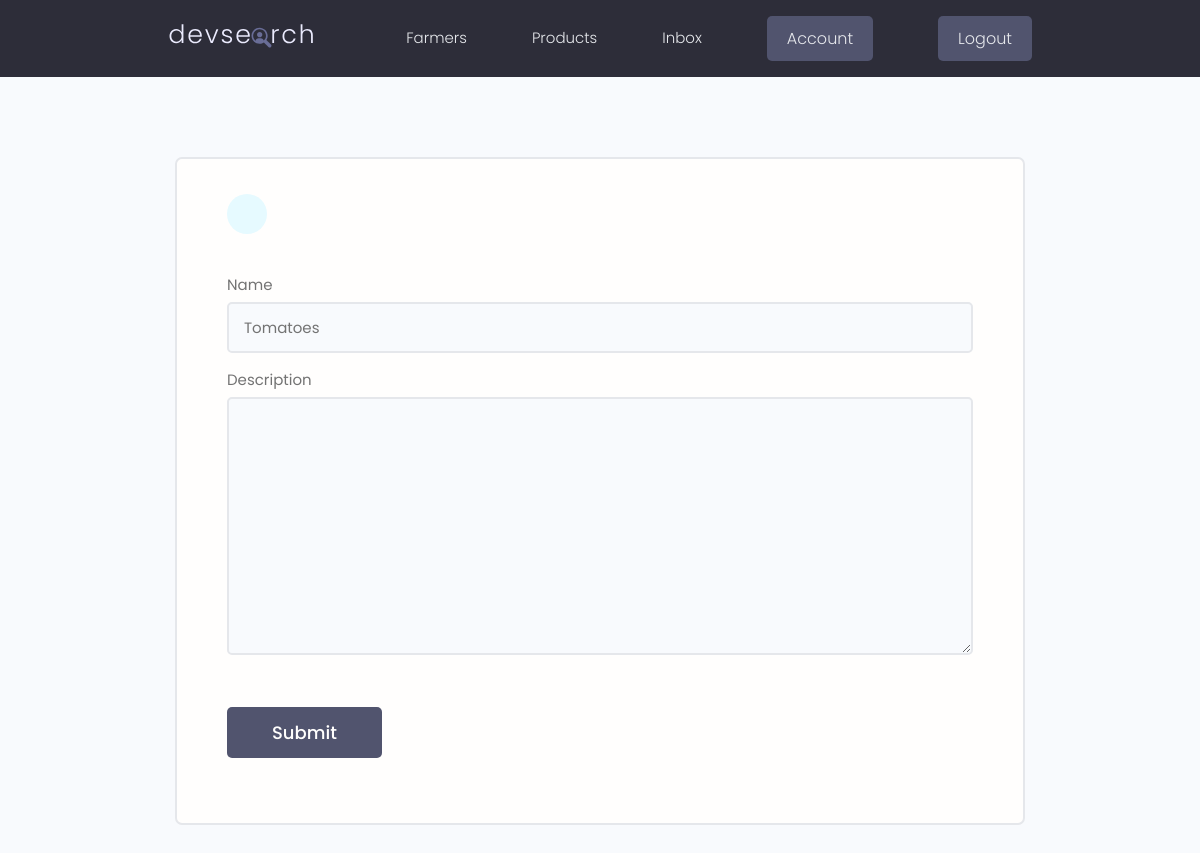
Before: /update-speciality/04800d912b94432d975971b4d923d4d9/ (signed in) with the older database file.
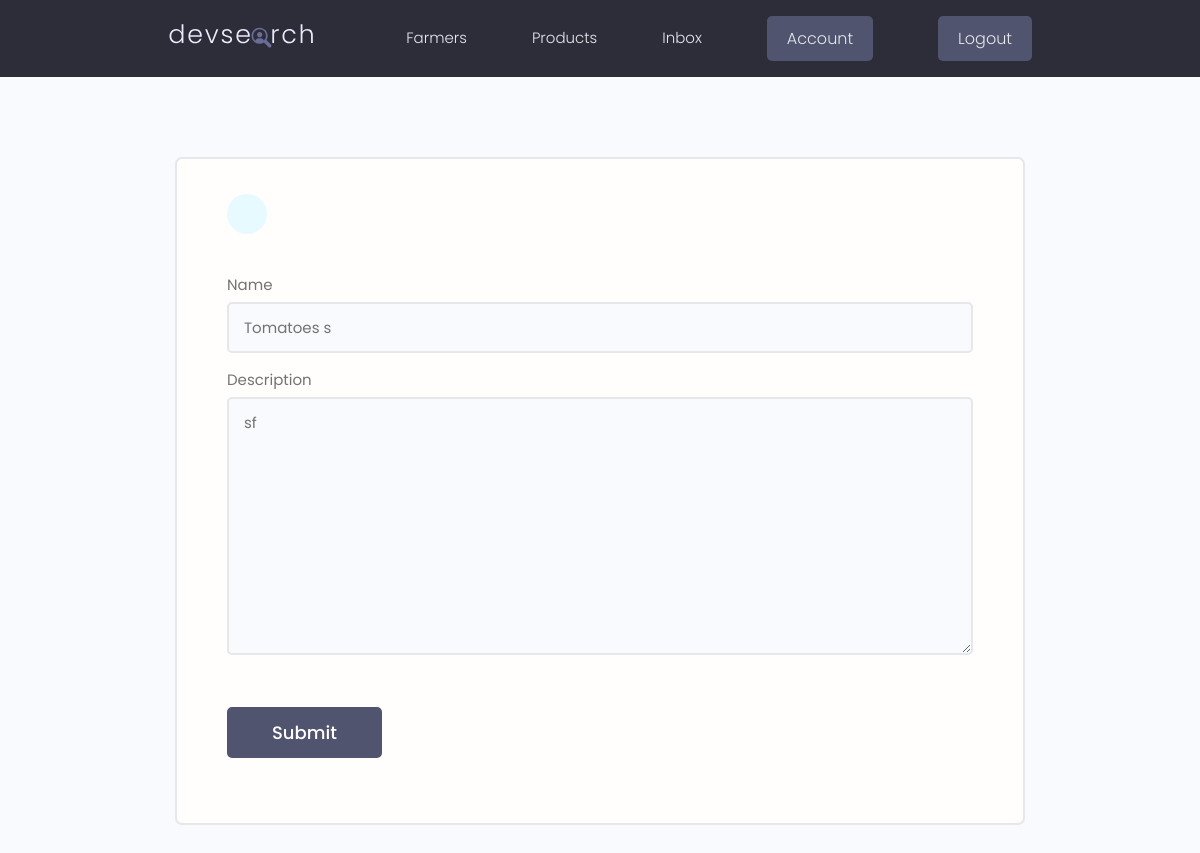
After: the same page with the newer database file.
### users/models.py (models this page shows, shortened)
class Speciality(models.Model):
    owner = models.ForeignKey(
        Profile,
        on_delete=models.CASCADE,
        null=True, blank=True
    )
    name = models.CharField(max_length=200, blank=True, null=True)
    description = models.TextField(null=True, blank=True)
    created = models.DateTimeField(auto_now_add=True)
    id = models.UUIDField(
        default=uuid.uuid4, unique=True,
        primary_key=True, editable=False
    )

### users/views.py (the view, shortened to what this page needs)
# urls.py: path('update-speciality/<str:pk>/', views.updateSpeciality, name='update-speciality'),
@login_required(login_url='login')
def updateSpeciality(request, pk):
    profile = request.user.profile # Extract profile for the current user session
    speciality = profile.speciality_set.get(id=pk) # Get the specific speciality instance that belongs to the user's profile using the primary key from the URL
    form = SpecialityForm(instance=speciality) # Pre-populate the form with the existing speciality data for editing
    context = {'form': form}
    return render(request, 'users/speciality_form.html', context)

### users/forms.py
class SpecialityForm(forms.ModelForm):
    class Meta:
        model = Speciality
        fields = '__all__' # <--- Alternative to explicitly listing fields, but less secure if new fields are added to the model in the future without updating the form. Use with caution.
        exclude = ['owner'] # Exclude the owner field since it will be set programmatically in the view based on the logged-in user.
    def __init__(self, *args, **kwargs):
        super().__init__(*args, **kwargs)
        for name, field in self.fields.items():
            field.widget.attrs.update({'class': 'input'})

### users/templates/users/speciality_form.html (shortened to what this page needs)
{% extends 'main.html' %}
{% block content %}
    <main class="formPage my-xl">
        <div class="content-box">
            <div class="formWrapper">
                <a class="backButton" href="{% url 'account' %}"></a>
                <br>
                <form class="form" method="POST">
                    {% for field in form %}
                    <div class="form__field">
                        <label for="formInput#text">{{field.label}}</label>
                        {{field}}
                    </div>
                    {% endfor %}
                    <input class="btn btn--sub btn--lg  my-md" type="submit" value="Submit" />
                </form>
            </div>
        </div>
    </main>
{% endblock %}

Changed rows visible on the page:
changed Speciality: name "Tomatoes" → "Tomatoes s"; description (not shown) → "sf"
